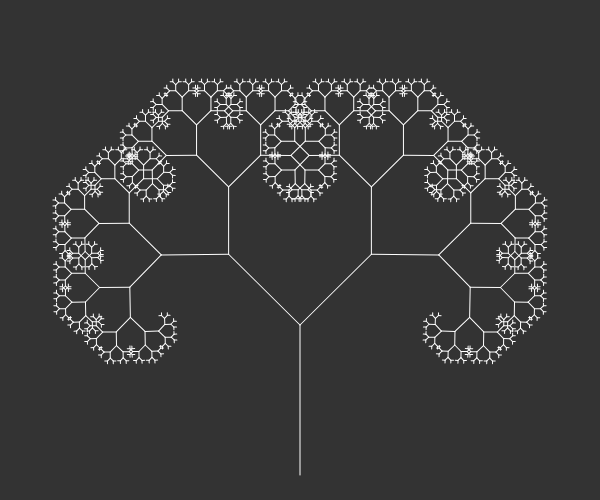
Frame 1 (no input)
Frame 60 (no input): identical to frame 1, image omitted
Frame 120 (the mouse pressed at the canvas centre since frame 60): identical to frame 1, image omitted

The p5.js sketch that drew this single still picture (run headless with seeded random() and noise() and a simulated clock; from frame 60 on, the mouse is pressed at the canvas centre):

// p5.js sketch
// ── sketch.js
//Fractal interactivo//

var angle = 0;
var slider;

function setup() {
  createCanvas(600, 500);
  slider = createSlider(0, TWO_PI, PI / 4, 0.01);
}

function draw() {
  background(51);
  angle = slider.value();
  stroke(255);
  translate(300, height-25);
  branch(150);
}

function branch(len) {
  line(0, 0, 0, -len);
  translate(0, -len);
  if (len > 4) {
    push();
    rotate(angle);
    branch(len * 0.67);
    pop();
    push();
    rotate(-angle);
    branch(len * 0.67);
    pop();
  }

  //line(0, 0, 0, -len * 0.67);
}
